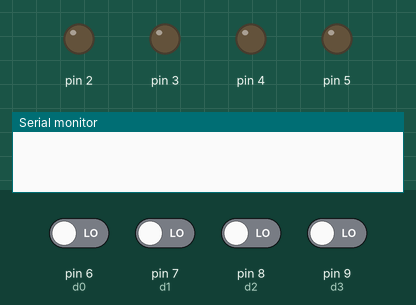
The sketch below on a simulated Arduino Uno, built with avr-gcc and run on an emulated ATmega328P. Parts: output pins drawn as LEDs (lit = HIGH), the last lines printed to the serial monitor. The test bench sets the inputs (shaded band); at power-on: pin 6 (d0), pin 7 (d1), pin 8 (d2), pin 9 (d3) LOW.

Above: at 1.2 s.
1.3 s: pin 6 (d0) driven HIGH
At 2.1 s:
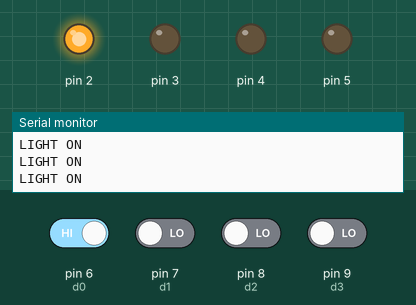
2.8 s: pin 7 (d1) driven HIGH
At 3.6 s:
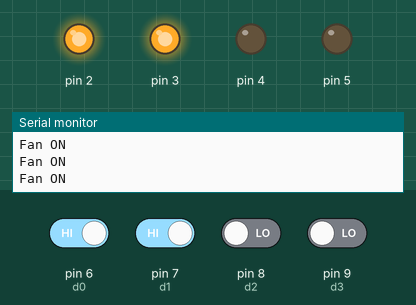
4.3 s: pin 6 (d0) driven LOW
At 4.8 s:
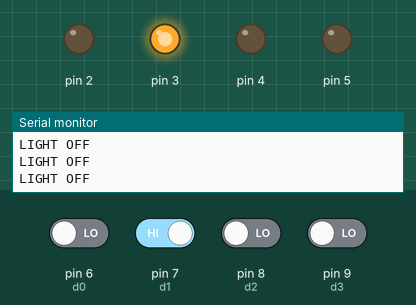
5.8 s: pin 6 (d0) driven HIGH and pin 7 (d1) driven LOW
At 6.3 s:
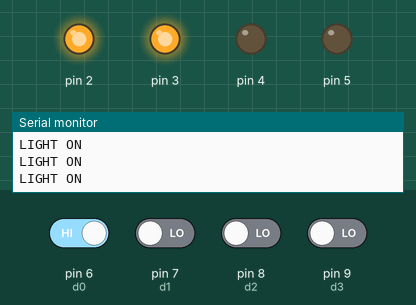
Timing chart, 0 to 8.8 s (numbered marks = the images above; inputs shaded):
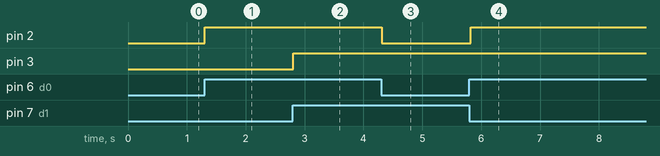

Measured:
- after the input at 1.3 s, pin 2: LOW → HIGH at once
- after the input at 2.8 s, pin 3: LOW → HIGH at once
- after the input at 4.3 s, pin 2: HIGH → LOW at once
- after the input at 5.8 s, pin 2: LOW → HIGH at once

The sketch:

DTMF_home.ino
```cpp
int d0=6;
int d1=7;
int d2=8;
int d3=9;
int m1=2;
int m2=3;
int m3=4;
int m4=5;


void setup() {
  // put your setup code here, to run once:
pinMode(6,INPUT);
pinMode(7,INPUT);
pinMode(8,INPUT);
pinMode(9,INPUT);
pinMode(2,OUTPUT);
pinMode(3,OUTPUT);
pinMode(4,OUTPUT);
pinMode(5,OUTPUT);
Serial.begin(9600);
}

void loop() {
  // put your main code here, to run repeatedly:
  int a=digitalRead(6);
    int b=digitalRead(7);
      int c=digitalRead(8);
        int d=digitalRead(9);
 if((a==HIGH)&&(b==LOW)&&(c==LOW)&&(d==LOW))//1000//D0D1D2D3//1
  {
    Serial.println("LIGHT ON");
    digitalWrite(2,HIGH);

      }

   if((a==LOW)&&(b==HIGH)&&(c==LOW)&&(d==LOW))//0100//2
  {
   Serial.println("LIGHT OFF");
   digitalWrite(2,LOW);

  }
 if((a==HIGH)&&(b==HIGH)&&(c==LOW)&&(d==LOW))//1100//3
  {
    Serial.println("Fan ON");
    digitalWrite(3,HIGH);

  }

  if((a==LOW)&&(b==LOW)&&(c==HIGH)&&(d==LOW))//0010//4
  {
    Serial.println("Fan OFF");
      digitalWrite(3,LOW);

  }
  if((a==HIGH)&&(b==HIGH)&&(c==LOW)&&(d==HIGH))//1101//*
  {
    Serial.println("All ON");
       digitalWrite(2,HIGH);
        digitalWrite(3,HIGH);

  }
     if((a==LOW)&&(b==LOW)&&(c==HIGH)&&(d==HIGH))//0011//#
  {
    Serial.println("All OFF");
       digitalWrite(2,LOW);
        digitalWrite(3,LOW);

  }
}
```
